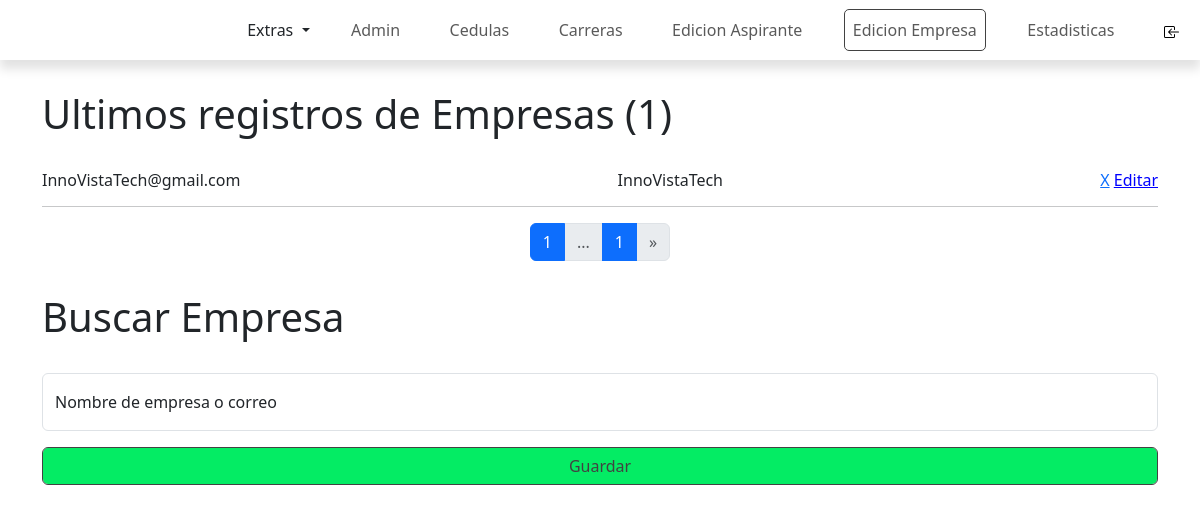
Screenshot of /ADMIN/EDICIONEMPRESA/edicionEmpresa.php (signed in) with the database file from the repository.
### tables this page shows
CREATE TABLE `datos_empresa` (
  `id_datos_empresa` int(11) NOT NULL,
  `nombre` varchar(50) DEFAULT NULL,
  `correo` varchar(50) DEFAULT NULL,
  `lugar` varchar(50) DEFAULT NULL,
  `imagen_perfil` longblob DEFAULT NULL,
  `nombreUsuario` varchar(50) DEFAULT NULL,
  `lugarMaps` varchar(500) DEFAULT NULL,
  `servicios_ofrecer` varchar(1000) DEFAULT NULL,
  `detalle_empresa` varchar(1000) DEFAULT NULL,
  `gerente_general` varchar(100) DEFAULT NULL,
  `recursos_humanos` varchar(100) DEFAULT NULL,
  `antiguedad_empresa` int(11) DEFAULT NULL,
  `pagina_web` varchar(300) DEFAULT NULL,
  `ofertas_aprobadas` int(11) DEFAULT NULL,
  `fk_id_usuario_empresa` int(11) DEFAULT NULL
);

CREATE TABLE `usuario_empresa` (
  `id_usuario_empresa` int(11) NOT NULL,
  `correo` varchar(50) DEFAULT NULL,
  `contra` varchar(50) DEFAULT NULL,
  `estado_cuenta` int(11) NOT NULL DEFAULT 1,
  `contra_temporal` varchar(100) DEFAULT NULL,
  `verificado` int(11) NOT NULL DEFAULT 0,
  `fecha_creacion` varchar(50) DEFAULT current_timestamp()
);

### ADMIN/EDICIONEMPRESA/edicionEmpresa.php (the view, shortened to what this page needs)
<?php
include("../../conexion.php");
$queryTotalEmpresa = mysqli_query($conn, "SELECT * FROM usuario_empresa WHERE estado_cuenta = 1");
$limiteConsulta = 10;
if (empty($_REQUEST['pagina'])) {
    $pagina = 1;
} else {
    $pagina = $_REQUEST['pagina'];
}
$desde = ($pagina - 1) * $limiteConsulta;
$total_Empresas = mysqli_num_rows($queryTotalEmpresa);
$totalPaginas = ceil($total_Empresas / $limiteConsulta);
$queryEmpresas = mysqli_query($conn, "call adminDatosEmpresa(1,$desde, $limiteConsulta)");
$datosEmpresa = array();
while ($recorrer = mysqli_fetch_array($queryEmpresas)) {
    $datosEmpresa[] = $recorrer;
}
?>
<!DOCTYPE html>
<html lang="en">
<head>
    <link href="https://cdn.jsdelivr.net/npm/bootstrap@5.3.0-alpha1/dist/css/bootstrap.min.css" rel="stylesheet">
    <link href="https://unpkg.com/aos@2.3.1/dist/aos.css" rel="stylesheet">
    <link rel="stylesheet" href="estiloEdicionEmpresa.css">
    <link rel="stylesheet" href="../estiloHeader.css">
</head>
<body>
    <header class="header">
        <nav class="navbar navbar-expand-lg lg-white">
            <div class="container-fluid ">
                <div class="contenedorNavbar collapse navbar-collapse justify-content-end" id="navbarNav">
                    <ul class="navbar-nav">
                        <div class="dropdown">
                            <div class="dropdown-toggle" type="button" data-bs-toggle="dropdown" aria-expanded="false">
                                Extras
                            </div>
                        </div>
                        <li class="nav-item iconoLisa ">
                            <a class="nav-link iconoEnlace" aria-current="page" href="../admin.php">Admin</a>
                        </li>
                        <li class="nav-item iconoLisa ">
                            <a class="nav-link iconoEnlace" aria-current="page" href="../CEDULAS/cedulas.php">Cedulas</a>
                        </li>
                        <li class="nav-item iconoLisa ">
                            <a class="nav-link iconoEnlace" aria-current="page" href="../CARRERAS/carreras.php">Carreras</a>
                        </li>
                        <li class="nav-item iconoLisa">
                            <a class="nav-link iconoEnlace" aria-current="page" href="../EDICIONASPIRANTE/edicionAspirante.php">Edicion Aspirante</a>
                        </li>
                        <li class="nav-item iconoLisa">
                            <a class="nav-link iconoEnlace activo" aria-current="page">Edicion Empresa</a>
                        </li>
                        <li class="nav-item iconoLisa ">
                            <a class="nav-link iconoEnlace" aria-current="page" href="../ESTADISTICAS/estadisticas.php">Estadisticas</a>
                        </li>
                        <li class="nav-item iconoLisa">
                            <a class="nav-link iconoEnlace" aria-current="page" href="../../cerrarSesion.php"><img src="../../imagenes/Iconos/salir.svg" alt=""></a>
                        </li>
                    </ul>
                </div>
            </div>
        </nav>
    </header>
    <main class="main container">
        <section class="mb-3 ">
            <h1>Ultimos registros de Empresas (<?php echo $total_Empresas ?>)</h1>
            <div class="contenedorTodosAspirantes">
                <div>
                    <?php
                    foreach ($datosEmpresa as $recorrer) {
                    ?>
                        <div class="cartaAspirante">
                            <span class="cedula"><?php echo $recorrer['correo'] ?></span>
                            <span class="nombre"> <?php echo $recorrer['nombreUsuario'] ?></span>
                            <div class="acciones">
                                <span><a onClick="confirmacion(event)" href="?id_eliminar=<?php echo $recorrer['id_usuario_empresa'] ?>">X</a></span>
                                <span><a style="color: blue; text-decoration: underline; cursor: pointer;" onclick="entrarEmpresa(<?php echo $recorrer['id_usuario_empresa'] ?>)">Editar</a></span>
                            </div>
                        </div>
                        <hr>
                    <?php
                    }
                    ?>
                </div>
            </div>
            <div class="contenedorPaginacion d-flex justify-content-center">
                <nav aria-label="Page navigation example ">
                    <ul class="pagination">
                        <?php
                        $limitePagina = 7;
                        $i = 0;
                        $mostrarUltimaPagina = false;
                        $mostrarLimitacion = false;
                        for ($i; $i < $totalPaginas; $i++) {
                            if ($i < $limitePagina) {
                                $mostrarUltimaPagina = true;
                                $mostrarLimitacion = true;
                        ?>
                                <li class="page-item <?php if ($i + 1 == $pagina) echo 'active' ?>"><a class="page-link" href="?pagina=<?php echo $i + 1 ?>"><?php echo $i + 1 ?></a></li>
                            <?php
                            }
                        }
                        if ($mostrarUltimaPagina) {
                            if ($mostrarLimitacion) {
                            ?>
                                <li class="page-item disabled"><a class="page-link" href="">...</a></li>
                            <?php
                            }
                            ?>
                            <li class="page-item <?php if ($i == $pagina) echo 'active' ?>"><a class="page-link" href="?pagina=<?php echo $i ?>"><?php echo $i ?></a></li>
                        <?php
                        }
                        ?>
                        <li class="page-item">
                            <a class="page-link <?php if ($pagina >= $i) echo 'disabled' ?>" href="?pagina=<?php echo $pagina + 1 ?>" aria-label="Next">
                                <span aria-hidden="true">&raquo;</span>
                            </a>
                        </li>
                    </ul>
                </nav>
            </div>
        </section>
        <section class="seccionBuscar ">
            <form action="" method="post" class="formularioBuscar">
                <h1>Buscar Empresa</h1>
                <div class="form-floating mb-3">
                    <input type="text" name="datoEmpresa" class="form-control" id="floatingInput" placeholder="hola k hace" required>
                    <label for="floatingInput">Nombre de empresa o correo</label>
                </div>
                <div class="form mb-3">
                    <input type="submit" name="buscarEmpresa" class="form-control boton" id="floatingInput" value="Guardar">
                </div>
            </form>
        </section>
    </main>
</body>
</html>

### ADMIN/EDICIONEMPRESA/estiloEdicionEmpresa.css (style rules this page uses)
:root { --colorPrincipal: #adadad; --colorSecundario: #adadad; --colorTexto: #424242; --FuenteRoboto: 'Roboto', sans-serif; --colorBoton: #04ec64; --colorFooter: #274546; --coloFondo: #D9D9D9; --fondoOferta: #F0F0F0; }
.main { width: 100%; height: auto; }
.main h1 { font-weight: 300; margin-bottom: 2rem; }
.contenedorTodosAspirantes { width: 100%; display: flex; flex-direction: column; justify-content: center; }
.cartaAspirante { width: 100%; height: 20px; display: flex; justify-content: space-between; align-items: center; }
.formularioBuscar { width: 100%; height: auto; }
.formularioBuscar h1 { font-weight: 200; }
.boton { background-color: var(--colorBoton); color: var(--colorTexto); border: 1px solid #424242; }

### ADMIN/estiloHeader.css (style rules this page uses)
:root { --colorPrincipal: #adadad; --colorSecundario: #adadad; --colorTexto: #424242; --FuenteRoboto: 'Roboto', sans-serif; --colorBoton: #04ec64; --colorFooter: #274546; --coloFondo: #D9D9D9; --fondoOferta: #F0F0F0; }
.header { box-shadow: 0px 9px 10px #e2e2e2; margin-bottom: 30px; }
.navbar { height: 60px; z-index: 1; }
.navbar-nav { width: 80%; display: flex; justify-content: space-between; align-items: center; }
.activo { border: 1px solid #424242; border-radius: 5px; }

### rows the page displays
datos_empresa: fk_id_usuario_empresa.correo "InnoVistaTech@gmail.com", nombreUsuario "InnoVistaTech"

### other values shown
$total_Empresas "1"
$i "1"
